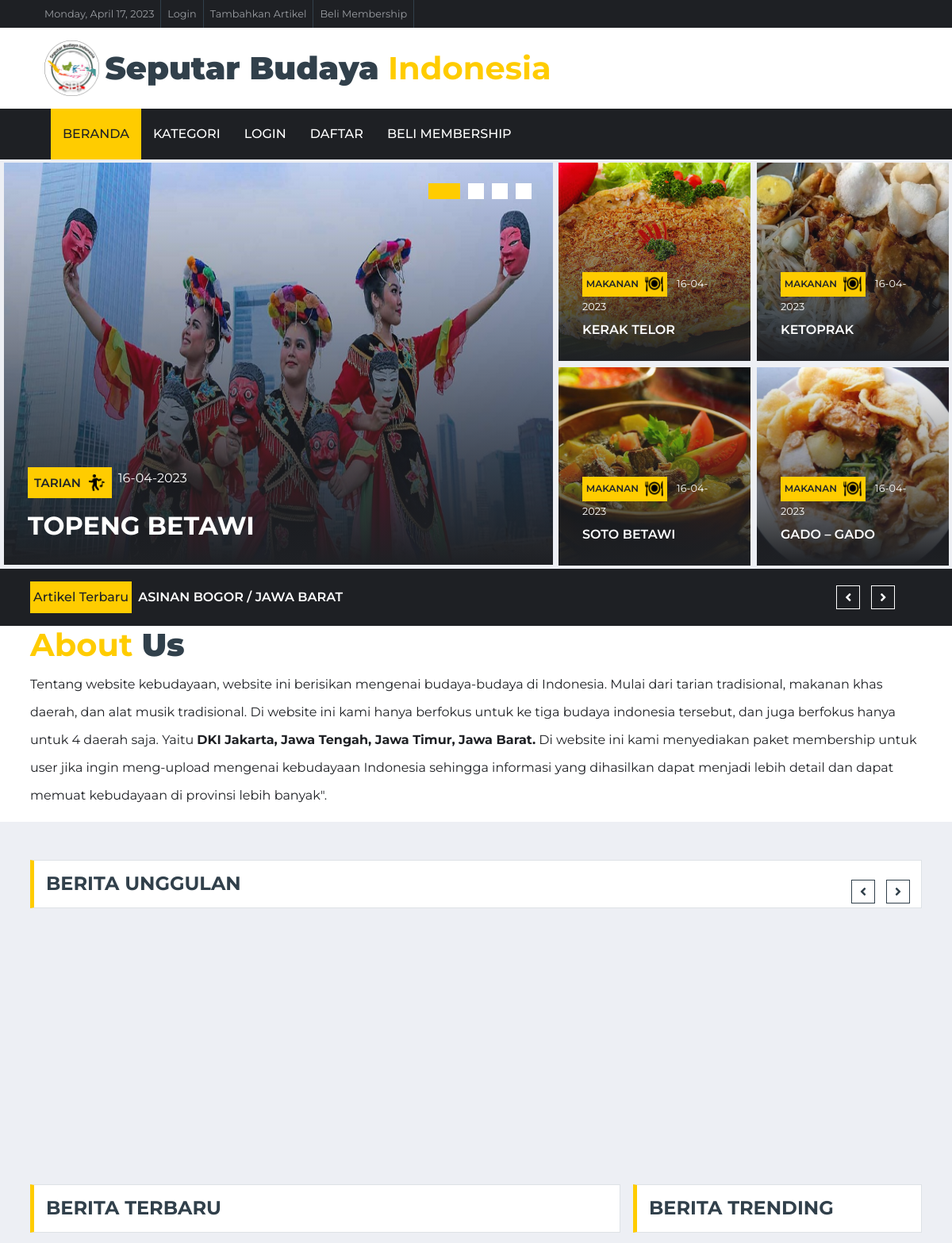
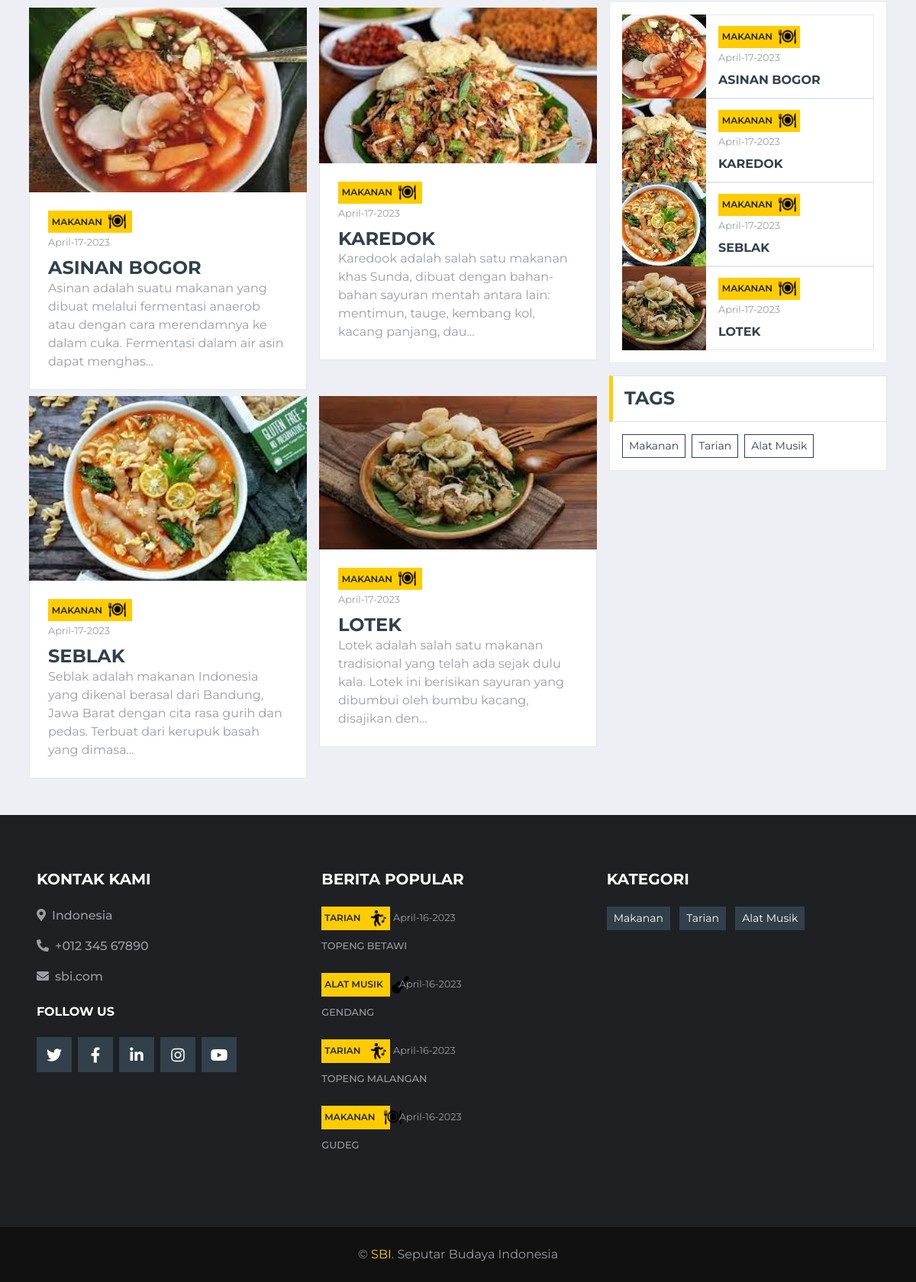
The page / on the database its author committed (2 pictures, top to bottom).
### tables this page shows
CREATE TABLE `upload_content` (
  `id_konten` int(11) NOT NULL,
  `id_user` int(11) NOT NULL,
  `nama_penulis` varchar(80) NOT NULL,
  `judul_konten` varchar(255) NOT NULL,
  `daerah` varchar(50) NOT NULL,
  `kategori` varchar(50) NOT NULL,
  `kategori2` varchar(50) NOT NULL,
  `isi_konten` text NOT NULL,
  `gambar` text NOT NULL,
  `tgl_konten` datetime NOT NULL DEFAULT current_timestamp()
);

### application/views/templates/featured_news.php (the view, shortened to what the rows shown need)
<div class="container-fluid bg-white d-flex align-items-center">
   <div class="container">
            <h1 class="text-primary font-weight-bold">About <span class="text-secondary font-weight-bolder"> Us<span></h4>
            <p class="text-dark" style="line-height: 35px;"> </p>
    </div>
    </div>
<div class="container-fluid mb-3">
    <div class="container mt-5 mb-4">
        <div class="owl-carousel news-carousel carousel-item-4 position-relative mt-4">
            <?php foreach ($featured_newss as $ftr) : ?>
                <?php
                   $daerah          = $ftr->daerah;
                   $kategori_folder = $ftr->kategori;
                   ?>
                <div class="position-relative overflow-hidden" style="height: 300px;">
                    <img src="<?= base_url() . '/upload_image/' . $daerah . '/' . strtolower($kategori_folder) . '/' . $ftr->gambar ?>" class="img-fluid w-100 h-100" style="object-fit: cover;">
                    <div class="overlay">
                        <div class="mb-2">
                        <?php if ($ftr->kategori == "makanan") { ?>
                                            <a class="badge badge-primary text-uppercase font-weight-semi-bold mr-1 d-flex align-items-center" href="<?=base_url('kategori/makanan')?>"><?= $ftr->kategori ?> <img src="<?= base_url() ?>assets/img/food-icon.png" style="height: 23px;" class="ml-2" alt=""></a>
                       <?php }; ?>
                            <?php $originalDate = $ftr->tgl_konten; $newDate = date("F-d-Y", strtotime($originalDate));?>
                            <a class="text-white" href=""><small><?= $newDate ?></small></a>
                        </div>
                        <a class="h6 m-0 text-white text-uppercase font-weight-semi-bold" href="<?= base_url('detail/detail_konten/' . $ftr->id_konten); ?>"><?= $ftr->judul_konten ?></a>
                    </div>
                </div>
            <?php endforeach; ?>
        </div>
    </div>
</div>

### application/views/slider_main_content.php (shortened to what the rows shown need)
<div class="container-fluid">
    <div class="row">
        <div class="col-lg-7 px-0">
            <div class="owl-carousel main-carousel position-relative">
                <?php foreach ($home as $hm) {  ?>
                    <?php $daerah          = $hm->daerah; ?>
                    <?php $kategori_folder = $hm->kategori; ?>
                    <?php if ($hm->kategori2 == "slider_home"  ) :    ?>
                        <div class="position-relative slider_bro overflow-hidden m-1" style=" height: 507px;">
                            <img  src="<?= base_url() . '/upload_image/' . $daerah . '/' . strtolower($kategori_folder) . '/' . $hm->gambar ?>" class="img-fluid h-100" alt="...">
                            <div class="overlay">
                                <div class="mb-2">
                                    <h5 class="d-flex">
                                        <?php if ($hm->kategori == "tarian") { ?>
                                            <a class="badge badge-primary text-uppercase font-weight-semi-bold p-2 mr-2 d-flex align-items-center" href="<?=base_url('kategori/tarian')?>"><?= $hm->kategori ?> <img src="<?= base_url() ?>assets/img/dance_icon.png" style="height: 23px;" class="ml-2" alt=""></a>
                                        <?php }; ?>
                                        <?php $originalDate = $hm->tgl_konten; $newDate = date("d-m-Y", strtotime($originalDate));?><a class="text-white" href=""><small><?= $newDate ?></small></a>
                                    </h5>
                                </div>
                                <a class="h2 m-0 text-white text-uppercase font-weight-bold" href="<?= base_url('detail/detail_konten/' . $hm->id_konten); ?>"><?= $hm->judul_konten ?></a>
                            </div>
                        </div>
                    <?php endif; ?>
                <?php } ?>
            </div>
        </div>

### application/views/main_content.php (shortened to what the rows shown need)
        <div class="col-lg-5 px-0">
            <div class="row mx-0">
                <?php foreach ($home as $hm) : ?>
                    <?php
                       $daerah          = $hm->daerah;
                       $kategori_folder = $hm->kategori;
                       ?>
                    <div class="col-md-6 px-0">
                        <div class="position-relative overflow-hidden m-1" style="height: 250px;">
                            <img src="<?= base_url() . '/upload_image/' . $daerah . '/' . strtolower($kategori_folder) . '/' . $hm->gambar ?>" class="img-fluid w-100 h-100" style="object-fit: cover;">
                            <div class="overlay">
                                <div class="mb-2 ">
                                    <?php if ($hm->kategori == "makanan") { ?>
                                        <a class="badge badge-primary text-uppercase font-weight-semi-bold pt-1 pb-1 mr-2" href="<?=base_url('kategori/makanan')?>"><?= $hm->kategori ?><img src="<?= base_url() ?>assets/img/food-icon.png" style="height: 23px;" class="ml-2" alt=""></a>
                                    <?php }; ?>
                                    <?php $originalDate = $hm->tgl_konten; $newDate = date("d-m-Y", strtotime($originalDate));?><a class="text-white" href=""><small><?= $newDate ?></small></a>
                                </div>
                                <a class="h6 m-0 text-white text-uppercase font-weight-semi-bold" href="<?= base_url('detail/detail_konten/' . $hm->id_konten); ?>"><?= $hm->judul_konten ?></a>
                            </div>
                        </div>
                    </div>
                <?php endforeach; ?>
            </div>
        </div>
    </div>
</div>

### application/views/templates/breaking_news.php (shortened to what the rows shown need)
<div class="container-fluid bg-dark py-3 mb-3">
    <div class="container">
        <div class="row align-items-center bg-dark">
            <div class="col-12">
                <div class="d-flex justify-content-between">
                    <div class="owl-carousel tranding-carousel position-relative d-inline-flex align-items-center"
                        style="width: calc(100% - 170px); padding-right: 9px;">
                        <?php foreach ($berita_terbaru as $brt) :?>
                            <?php $id_kontenn = $brt->id_konten ; ?>
                        <?php if ($brt->kategori == "makanan") { ?>
                            <a class="text-white text-uppercase font-weight-semi-bold d-flex align-items-center" href="<?=base_url('detail/detail_konten/'.$id_kontenn)?>">
                                <?=$brt->judul_konten?> / <?=$brt->daerah?>
                         </a>
                        <?php } ; ?>
                        <?php endforeach ; ?>
                    </div>
                </div>
            </div>
        </div>
    </div>
</div>

### application/views/templates/news_sidebar.php (shortened to what the rows shown need)
<div class="container-fluid mt-2">
    <div class="container">
        <div class="row">
            <div class="col-lg-8">
                <div class="row">
                    <?php foreach ($berita_terbaru as $brt) : ?>
                        <div class="col-lg-6">
                            <div class="position-relative ">
                                <div class="mt-2 ">
                                    <?php
                                     $daerah          = $brt->daerah;
                                     $kategori_folder = $brt->kategori;
                                     ?>
                                    <img src="<?= base_url() . '/upload_image/' . $daerah . '/' . strtolower($kategori_folder) . '/' . $brt->gambar ?>" class="img-fluid w-100 h-100" style="object-fit: cover;">
                                    <div class="bg-white border border-top-0 p-4">
                                        <div class="mb-2">
                                            <?php if ($brt->kategori == "makanan") { ?>
                                                <a href="<?=base_url('kategori/makanan')?>" class="badge badge-primary text-uppercase font-weight-semi-bold mr-1 d-flex align-items-center " style="width: 35%;" href=""><?= $brt->kategori ?> <img src="<?= base_url() ?>assets/img/food-icon.png" style="height: 23px;" class="ml-2" alt=""></a>
                                            <?php }; ?>
                                            <?php $originalDate = $brt->tgl_konten; $newDate = date("F-d-Y", strtotime($originalDate));?>
                                            <a class="text-body mt-5" href=""><small><?= $newDate ?></small></a>
                                        </div>
                                        <a class="h4 d-block mb-3 text-secondary text-uppercase font-weight-bold" href="<?= base_url('detail/detail_konten/' . $brt->id_konten); ?>"><?= $brt->judul_konten ?></a>
                                        <p class="m-0"><?= substr($brt->isi_konten, 0, 150) . '...'; ?></p>
                                    </div>
                                </div>
                            </div>
                        </div>
                    <?php endforeach; ?>
                </div>
            </div>
            <div class="col-lg-4">
                <div class="mb-3">
                    <div class="bg-white border border-top-0 p-3 mt-3">
                    <?php foreach ($berita_terbaru as $brt) : ?>
                     <?php
                 $daerah          = $brt->daerah;
                 $kategori_folder = $brt->kategori;
                 ?>
                        <div class="d-flex align-items-center bg-white mb-3" style="height: 110px;">
                            <img src="<?= base_url() . '/upload_image/' . $daerah . '/' . strtolower($kategori_folder) . '/' . $brt->gambar ?>" class="img-fluid" style="height: 110px; width: 110px; object-fit: cover;">
                            <div class="w-100 h-100 px-3 d-flex flex-column justify-content-center border border-left-0">
                                <div class="mb-2">
                                    <?php if ($brt->kategori == "makanan") { ?>
                                                <a href="<?=base_url('kategori/makanan')?>" class="badge badge-primary text-uppercase font-weight-semi-bold mr-1 d-flex align-items-center " style="width: 57%;" href=""><?= $brt->kategori ?> <img src="<?= base_url() ?>assets/img/food-icon.png" style="height: 23px;" class="ml-2" alt=""></a>
                                            <?php }; ?>
                                    <?php $originalDate = $brt->tgl_konten; $newDate = date("F-d-Y", strtotime($originalDate));?><a class="text-body" href=""><small><?= $newDate ?></small></a>
                                </div>
                                <a class="h6 m-0 text-secondary text-uppercase font-weight-bold" href="<?= base_url('detail/detail_konten/' . $brt->id_konten); ?>"><?=$brt->judul_konten?></a>
                            </div>
                        </div>
                     <?php endforeach; ?>
                    </div>
                </div>
            </div>
        </div>
    </div>
</div>

### application/views/templates/footer_content.php (shortened to what the rows shown need)
<div class="container-fluid bg-dark pt-5 px-lg-5 mt-5 px-4">
    <div class="row py-4">
        <div class="col-lg-4 col-md-6 mb-5">
            <div class="mb-3">
                <?php foreach ($home as $brt) :?>
                <div class="mb-2">
                <?php if ($brt->kategori == "tarian") { ?>
                    <a class="badge badge-primary text-uppercase font-weight-semi-bold p-1 " href="<?=base_url('kategori/tarian')?>"><?= $brt->kategori ?> <img src="<?= base_url() ?>assets/img/dance_icon.png" style="height: 23px;" class="ml-2" alt=""></a>
                    <?php }; ?>
                <?php if ($brt->kategori == "makanan") { ?>
                    <a class="badge badge-primary text-uppercase font-weight-semi-bold p-1 mr-2 w-25" href="<?=base_url('kategori/makanan')?>"><?= $brt->kategori ?> <img src="<?= base_url() ?>assets/img/food-icon.png" style="height: 23px;" class="ml-2" alt=""></a>
                    <?php }; ?>
                <?php if ($brt->kategori == "alat musik") { ?>
                    <a class="badge badge-primary text-uppercase font-weight-semi-bold p-1 mr-2 w-25" href="<?=base_url('kategori/alat_musik')?>"><?= $brt->kategori ?> <img src="<?= base_url() ?>assets/img/alat_musik.png" style="height: 23px;" class="ml-2" alt=""></a>
                    <?php }; ?>
                    <?php $originalDate = $brt->tgl_konten; $newDate = date("F-d-Y", strtotime($originalDate));?><a class="text-body" href=""><small><?= $newDate ?></small></a>
                </div>
                <a class="small text-body text-uppercase font-weight-medium" href=""><?=$brt->judul_konten;?></a>
                <br>
                <br>
                <?php endforeach ; ?>
            </div>
        </div>
    </div>
</div>

### rows shown on the page
upload_content: daerah+kategori+gambar (picture), kategori "TARIAN", tgl_konten "16-04-2023", judul_konten "TOPENG BETAWI", tgl_konten "April-16-2023"
upload_content: daerah+kategori+gambar (picture), kategori "MAKANAN", tgl_konten "16-04-2023", judul_konten "KERAK TELOR"
upload_content: daerah+kategori+gambar (picture), kategori "MAKANAN", tgl_konten "16-04-2023", judul_konten "KETOPRAK"
upload_content: daerah+kategori+gambar (picture), kategori "MAKANAN", tgl_konten "16-04-2023", judul_konten "SOTO BETAWI"
upload_content: daerah+kategori+gambar (picture), kategori "MAKANAN", tgl_konten "16-04-2023", judul_konten "GADO – GADO"
upload_content: judul_konten "ASINAN BOGOR", daerah "JAWA BARAT", daerah+kategori+gambar (picture), kategori "MAKANAN", tgl_konten "April-17-2023", isi_konten "Asinan adalah suatu makanan yang dibuat melalui fermentasi anaerob atau dengan cara merendamnya ke dalam cuka. Fermentasi dalam air asin dapat menghas"
upload_content: daerah+kategori+gambar (picture), kategori "MAKANAN", tgl_konten "April-17-2023", judul_konten "KAREDOK", isi_konten "Karedook adalah salah satu makanan khas Sunda, dibuat dengan bahan-bahan sayuran mentah antara lain: mentimun, tauge, kembang kol, kacang panjang, dau"
upload_content: daerah+kategori+gambar (picture), kategori "MAKANAN", tgl_konten "April-17-2023", judul_konten "SEBLAK", isi_konten "Seblak adalah makanan Indonesia yang dikenal berasal dari Bandung, Jawa Barat dengan cita rasa gurih dan pedas. Terbuat dari kerupuk basah yang dimasa"
upload_content: daerah+kategori+gambar (picture), kategori "MAKANAN", tgl_konten "April-17-2023", judul_konten "LOTEK", isi_konten "Lotek adalah salah satu makanan tradisional yang telah ada sejak dulu kala. Lotek ini berisikan sayuran yang dibumbui oleh bumbu kacang, disajikan den"
upload_content: kategori "ALAT MUSIK", tgl_konten "April-16-2023", judul_konten "GENDANG"
upload_content: kategori "TARIAN", tgl_konten "April-16-2023", judul_konten "TOPENG MALANGAN"
upload_content: kategori "MAKANAN", tgl_konten "April-16-2023", judul_konten "GUDEG"
